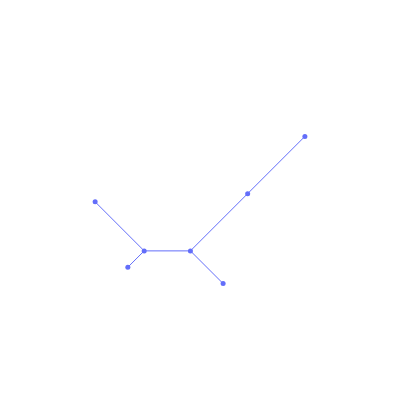

Notebook code for this chart:
### Code cell
anjl.plot(Z1r, marker_size=5, internal_marker_size=5, width=400, height=400)

### Figure 1 — Plotly figure (JSON) as saved in the notebook; plotly's stock layout.template omitted (floating-point values rounded to 4 significant figures)
{"data": [{"hovertemplate": "x=%{x}<br>y=%{y}<extra></extra>", "legendgroup": "", "line": {"color": "#636efa", "dash": "solid", "width": 1}, "marker": {"symbol": "circle"}, "mode": "lines", "name": "", "orientation": "v", "showlegend": false, "type": "scatter", "x": [0, 2.475, null, 0, -2.475, null, -2.475, -1.061, null, -2.475, -4.475, null, -4.475, -5.182, null, -4.475, -6.596, null], "xaxis": "x", "y": [0, 2.475, null, 0, -2.475, null, -2.475, -3.889, null, -2.475, -2.475, null, -2.475, -3.182, null, -2.475, -0.3536, null], "yaxis": "y"}, {"hovertemplate": "<b>%{hovertext}</b><br><br>x=%{x}<br>y=%{y}<extra></extra>", "hovertext": [1, 0, 2, 3], "legendgroup": "", "marker": {"color": "#636efa", "size": 5, "symbol": "circle"}, "mode": "markers", "name": "", "orientation": "v", "showlegend": false, "type": "scatter", "x": [-6.596, -5.182, -1.061, 2.475], "xaxis": "x", "y": [-0.3536, -3.182, -3.889, 2.475], "yaxis": "y"}, {"hovertemplate": "<b>%{hovertext}</b><br><br>x=%{x}<br>y=%{y}<extra></extra>", "hovertext": [6, 5, 4], "legendgroup": "", "marker": {"color": "#636efa", "size": 5, "symbol": "circle"}, "mode": "markers", "name": "", "orientation": "v", "showlegend": false, "type": "scatter", "x": [0, -2.475, -4.475], "xaxis": "x", "y": [0, -2.475, -2.475], "yaxis": "y"}], "layout": {"height": 400, "legend": {"itemsizing": "constant", "tracegroupgap": 0}, "width": 400, "xaxis": {"autorange": true, "domain": [0, 1], "mirror": false, "range": [-7.25, 3.129], "showgrid": false, "showline": false, "showticklabels": false, "ticks": "", "title": {}, "type": "linear"}, "yaxis": {"autorange": true, "domain": [0, 1], "mirror": false, "range": [-5.464, 4.05], "scaleanchor": "x", "scaleratio": 1, "showgrid": false, "showline": false, "showticklabels": false, "ticks": "", "title": {}, "type": "linear"}}}
